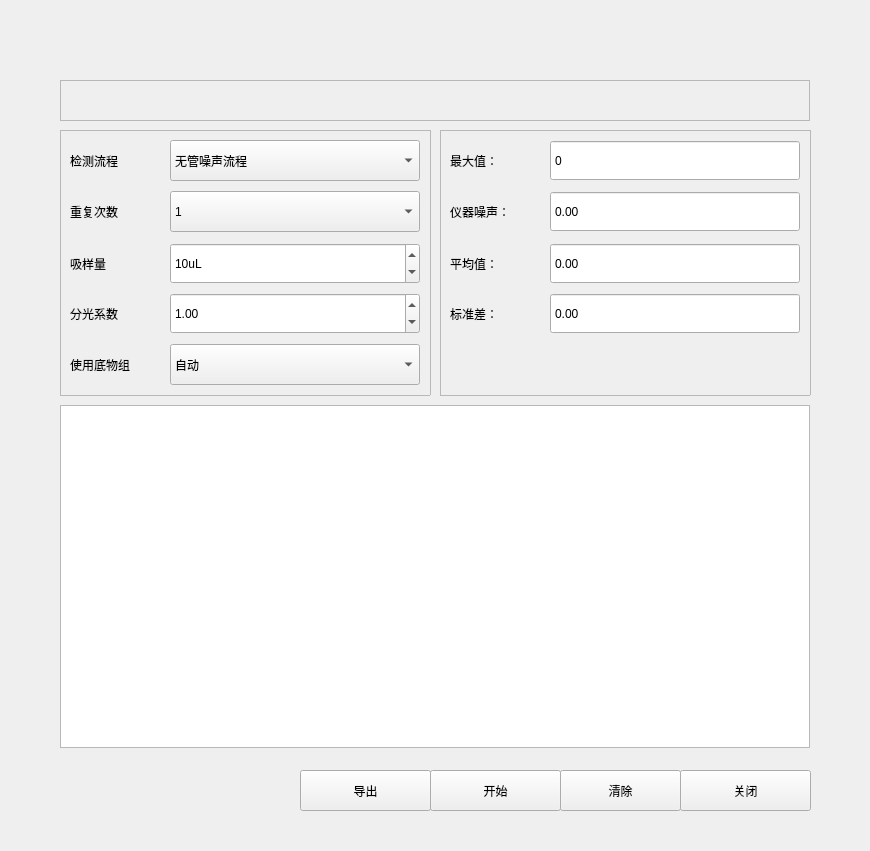
<?xml version="1.0" encoding="UTF-8"?>
<ui version="4.0">
 <class>QDetectModuleDebugDlg</class>
 <widget class="QWidget" name="QDetectModuleDebugDlg">
  <property name="geometry">
   <rect>
    <x>0</x>
    <y>0</y>
    <width>870</width>
    <height>851</height>
   </rect>
  </property>
  <property name="windowTitle">
   <string>QDetectModuleDebugDlg</string>
  </property>
  <widget class="QFrame" name="devListFrame">
   <property name="geometry">
    <rect>
     <x>60</x>
     <y>80</y>
     <width>750</width>
     <height>41</height>
    </rect>
   </property>
   <property name="minimumSize">
    <size>
     <width>0</width>
     <height>30</height>
    </size>
   </property>
   <property name="frameShape">
    <enum>QFrame::StyledPanel</enum>
   </property>
   <property name="frameShadow">
    <enum>QFrame::Raised</enum>
   </property>
  </widget>
  <widget class="QPushButton" name="clean_btn">
   <property name="geometry">
    <rect>
     <x>560</x>
     <y>770</y>
     <width>121</width>
     <height>41</height>
    </rect>
   </property>
   <property name="text">
    <string>清除</string>
   </property>
  </widget>
  <widget class="QPushButton" name="start_btn">
   <property name="geometry">
    <rect>
     <x>430</x>
     <y>770</y>
     <width>131</width>
     <height>41</height>
    </rect>
   </property>
   <property name="text">
    <string>开始</string>
   </property>
  </widget>
  <widget class="QPushButton" name="close_btn">
   <property name="geometry">
    <rect>
     <x>680</x>
     <y>770</y>
     <width>131</width>
     <height>41</height>
    </rect>
   </property>
   <property name="text">
    <string>关闭</string>
   </property>
  </widget>
  <widget class="QComboBox" name="comboBox_mode">
   <property name="geometry">
    <rect>
     <x>170</x>
     <y>140</y>
     <width>250</width>
     <height>41</height>
    </rect>
   </property>
   <property name="minimumSize">
    <size>
     <width>0</width>
     <height>41</height>
    </size>
   </property>
   <property name="maximumSize">
    <size>
     <width>16777215</width>
     <height>41</height>
    </size>
   </property>
   <item>
    <property name="text">
     <string>无管噪声流程</string>
    </property>
   </item>
   <item>
    <property name="text">
     <string>有管噪声流程</string>
    </property>
   </item>
   <item>
    <property name="text">
     <string>发光剂检测流程</string>
    </property>
   </item>
  </widget>
  <widget class="QLabel" name="label">
   <property name="geometry">
    <rect>
     <x>70</x>
     <y>140</y>
     <width>100</width>
     <height>41</height>
    </rect>
   </property>
   <property name="minimumSize">
    <size>
     <width>0</width>
     <height>41</height>
    </size>
   </property>
   <property name="maximumSize">
    <size>
     <width>16777215</width>
     <height>41</height>
    </size>
   </property>
   <property name="text">
    <string>检测流程</string>
   </property>
  </widget>
  <widget class="QSpinBox" name="spinBox_val">
   <property name="geometry">
    <rect>
     <x>170</x>
     <y>243</y>
     <width>250</width>
     <height>41</height>
    </rect>
   </property>
   <property name="minimumSize">
    <size>
     <width>0</width>
     <height>41</height>
    </size>
   </property>
   <property name="maximumSize">
    <size>
     <width>16777215</width>
     <height>41</height>
    </size>
   </property>
   <property name="suffix">
    <string>uL</string>
   </property>
   <property name="maximum">
    <number>99999999</number>
   </property>
   <property name="value">
    <number>10</number>
   </property>
  </widget>
  <widget class="QDoubleSpinBox" name="doubleSpinBox_AttenFactor">
   <property name="geometry">
    <rect>
     <x>170</x>
     <y>293</y>
     <width>250</width>
     <height>41</height>
    </rect>
   </property>
   <property name="minimumSize">
    <size>
     <width>0</width>
     <height>41</height>
    </size>
   </property>
   <property name="maximumSize">
    <size>
     <width>16777215</width>
     <height>41</height>
    </size>
   </property>
   <property name="maximum">
    <double>10000.000000000000000</double>
   </property>
   <property name="singleStep">
    <double>0.100000000000000</double>
   </property>
   <property name="value">
    <double>1.000000000000000</double>
   </property>
  </widget>
  <widget class="QLabel" name="label_2">
   <property name="geometry">
    <rect>
     <x>70</x>
     <y>191</y>
     <width>100</width>
     <height>41</height>
    </rect>
   </property>
   <property name="minimumSize">
    <size>
     <width>0</width>
     <height>41</height>
    </size>
   </property>
   <property name="maximumSize">
    <size>
     <width>16777215</width>
     <height>41</height>
    </size>
   </property>
   <property name="text">
    <string>重复次数</string>
   </property>
  </widget>
  <widget class="QLabel" name="label_5">
   <property name="geometry">
    <rect>
     <x>70</x>
     <y>243</y>
     <width>100</width>
     <height>41</height>
    </rect>
   </property>
   <property name="minimumSize">
    <size>
     <width>0</width>
     <height>41</height>
    </size>
   </property>
   <property name="maximumSize">
    <size>
     <width>16777215</width>
     <height>41</height>
    </size>
   </property>
   <property name="text">
    <string>吸样量</string>
   </property>
  </widget>
  <widget class="QLabel" name="label_7">
   <property name="geometry">
    <rect>
     <x>70</x>
     <y>344</y>
     <width>100</width>
     <height>41</height>
    </rect>
   </property>
   <property name="minimumSize">
    <size>
     <width>0</width>
     <height>41</height>
    </size>
   </property>
   <property name="maximumSize">
    <size>
     <width>16777215</width>
     <height>41</height>
    </size>
   </property>
   <property name="text">
    <string>使用底物组</string>
   </property>
  </widget>
  <widget class="QLabel" name="label_6">
   <property name="geometry">
    <rect>
     <x>70</x>
     <y>293</y>
     <width>100</width>
     <height>41</height>
    </rect>
   </property>
   <property name="minimumSize">
    <size>
     <width>0</width>
     <height>41</height>
    </size>
   </property>
   <property name="maximumSize">
    <size>
     <width>16777215</width>
     <height>41</height>
    </size>
   </property>
   <property name="text">
    <string>分光系数</string>
   </property>
  </widget>
  <widget class="QComboBox" name="comboBox_steps">
   <property name="geometry">
    <rect>
     <x>170</x>
     <y>191</y>
     <width>250</width>
     <height>41</height>
    </rect>
   </property>
   <property name="minimumSize">
    <size>
     <width>0</width>
     <height>41</height>
    </size>
   </property>
   <property name="maximumSize">
    <size>
     <width>16777215</width>
     <height>41</height>
    </size>
   </property>
   <item>
    <property name="text">
     <string>1</string>
    </property>
   </item>
   <item>
    <property name="text">
     <string>5</string>
    </property>
   </item>
   <item>
    <property name="text">
     <string>10</string>
    </property>
   </item>
   <item>
    <property name="text">
     <string>20</string>
    </property>
   </item>
   <item>
    <property name="text">
     <string>50</string>
    </property>
   </item>
   <item>
    <property name="text">
     <string>100</string>
    </property>
   </item>
  </widget>
  <widget class="QLabel" name="label_3">
   <property name="geometry">
    <rect>
     <x>450</x>
     <y>140</y>
     <width>100</width>
     <height>41</height>
    </rect>
   </property>
   <property name="minimumSize">
    <size>
     <width>0</width>
     <height>41</height>
    </size>
   </property>
   <property name="maximumSize">
    <size>
     <width>16777215</width>
     <height>41</height>
    </size>
   </property>
   <property name="text">
    <string>最大值：</string>
   </property>
  </widget>
  <widget class="QDoubleSpinBox" name="doubleSpinBox_avr">
   <property name="geometry">
    <rect>
     <x>550</x>
     <y>243</y>
     <width>250</width>
     <height>41</height>
    </rect>
   </property>
   <property name="minimumSize">
    <size>
     <width>0</width>
     <height>41</height>
    </size>
   </property>
   <property name="maximumSize">
    <size>
     <width>16777215</width>
     <height>41</height>
    </size>
   </property>
   <property name="readOnly">
    <bool>true</bool>
   </property>
   <property name="buttonSymbols">
    <enum>QAbstractSpinBox::NoButtons</enum>
   </property>
   <property name="maximum">
    <double>9999999999999999583119736832.000000000000000</double>
   </property>
  </widget>
  <widget class="QLabel" name="label_4">
   <property name="geometry">
    <rect>
     <x>450</x>
     <y>191</y>
     <width>100</width>
     <height>41</height>
    </rect>
   </property>
   <property name="minimumSize">
    <size>
     <width>0</width>
     <height>41</height>
    </size>
   </property>
   <property name="maximumSize">
    <size>
     <width>16777215</width>
     <height>41</height>
    </size>
   </property>
   <property name="text">
    <string>仪器噪声：</string>
   </property>
  </widget>
  <widget class="QDoubleSpinBox" name="doubleSpinBox_std_dev">
   <property name="geometry">
    <rect>
     <x>550</x>
     <y>293</y>
     <width>250</width>
     <height>41</height>
    </rect>
   </property>
   <property name="minimumSize">
    <size>
     <width>0</width>
     <height>41</height>
    </size>
   </property>
   <property name="maximumSize">
    <size>
     <width>16777215</width>
     <height>41</height>
    </size>
   </property>
   <property name="readOnly">
    <bool>true</bool>
   </property>
   <property name="buttonSymbols">
    <enum>QAbstractSpinBox::NoButtons</enum>
   </property>
   <property name="maximum">
    <double>9999999999999999583119736832.000000000000000</double>
   </property>
  </widget>
  <widget class="QDoubleSpinBox" name="doubleSpinBox_NS">
   <property name="geometry">
    <rect>
     <x>550</x>
     <y>191</y>
     <width>250</width>
     <height>41</height>
    </rect>
   </property>
   <property name="minimumSize">
    <size>
     <width>0</width>
     <height>41</height>
    </size>
   </property>
   <property name="maximumSize">
    <size>
     <width>16777215</width>
     <height>41</height>
    </size>
   </property>
   <property name="readOnly">
    <bool>true</bool>
   </property>
   <property name="buttonSymbols">
    <enum>QAbstractSpinBox::NoButtons</enum>
   </property>
   <property name="maximum">
    <double>99999999999999991433150857216.000000000000000</double>
   </property>
  </widget>
  <widget class="QDoubleSpinBox" name="doubleSpinBox_max">
   <property name="geometry">
    <rect>
     <x>550</x>
     <y>140</y>
     <width>250</width>
     <height>41</height>
    </rect>
   </property>
   <property name="minimumSize">
    <size>
     <width>0</width>
     <height>41</height>
    </size>
   </property>
   <property name="maximumSize">
    <size>
     <width>16777215</width>
     <height>41</height>
    </size>
   </property>
   <property name="readOnly">
    <bool>true</bool>
   </property>
   <property name="buttonSymbols">
    <enum>QAbstractSpinBox::NoButtons</enum>
   </property>
   <property name="decimals">
    <number>0</number>
   </property>
   <property name="maximum">
    <double>9999999999999999583119736832.000000000000000</double>
   </property>
  </widget>
  <widget class="QLabel" name="label_9">
   <property name="geometry">
    <rect>
     <x>450</x>
     <y>243</y>
     <width>100</width>
     <height>41</height>
    </rect>
   </property>
   <property name="minimumSize">
    <size>
     <width>0</width>
     <height>41</height>
    </size>
   </property>
   <property name="maximumSize">
    <size>
     <width>16777215</width>
     <height>41</height>
    </size>
   </property>
   <property name="text">
    <string>平均值：</string>
   </property>
  </widget>
  <widget class="QLabel" name="label_8">
   <property name="geometry">
    <rect>
     <x>450</x>
     <y>293</y>
     <width>100</width>
     <height>41</height>
    </rect>
   </property>
   <property name="minimumSize">
    <size>
     <width>0</width>
     <height>41</height>
    </size>
   </property>
   <property name="maximumSize">
    <size>
     <width>16777215</width>
     <height>41</height>
    </size>
   </property>
   <property name="text">
    <string>标准差：</string>
   </property>
  </widget>
  <widget class="QTextEdit" name="textEdit">
   <property name="geometry">
    <rect>
     <x>60</x>
     <y>405</y>
     <width>750</width>
     <height>343</height>
    </rect>
   </property>
   <property name="readOnly">
    <bool>false</bool>
   </property>
   <property name="html">
    <string>&lt;!DOCTYPE HTML PUBLIC &quot;-//W3C//DTD HTML 4.0//EN&quot; &quot;http://www.w3.org/TR/REC-html40/strict.dtd&quot;&gt;
&lt;html&gt;&lt;head&gt;&lt;meta name=&quot;qrichtext&quot; content=&quot;1&quot; /&gt;&lt;style type=&quot;text/css&quot;&gt;
p, li { white-space: pre-wrap; }
&lt;/style&gt;&lt;/head&gt;&lt;body style=&quot; font-family:'SimSun'; font-size:9pt; font-weight:400; font-style:normal;&quot;&gt;
&lt;p style=&quot;-qt-paragraph-type:empty; margin-top:0px; margin-bottom:0px; margin-left:0px; margin-right:0px; -qt-block-indent:0; text-indent:0px; font-size:18pt;&quot;&gt;&lt;br /&gt;&lt;/p&gt;&lt;/body&gt;&lt;/html&gt;</string>
   </property>
   <property name="textInteractionFlags">
    <set>Qt::TextEditorInteraction</set>
   </property>
  </widget>
  <widget class="QComboBox" name="comboBox_sub_group">
   <property name="geometry">
    <rect>
     <x>170</x>
     <y>344</y>
     <width>250</width>
     <height>41</height>
    </rect>
   </property>
   <property name="minimumSize">
    <size>
     <width>0</width>
     <height>41</height>
    </size>
   </property>
   <property name="maximumSize">
    <size>
     <width>16777215</width>
     <height>41</height>
    </size>
   </property>
   <item>
    <property name="text">
     <string>自动</string>
    </property>
   </item>
   <item>
    <property name="text">
     <string>底物组1</string>
    </property>
   </item>
   <item>
    <property name="text">
     <string>底物组2</string>
    </property>
   </item>
  </widget>
  <widget class="QFrame" name="line_v_3">
   <property name="geometry">
    <rect>
     <x>60</x>
     <y>130</y>
     <width>1</width>
     <height>265</height>
    </rect>
   </property>
   <property name="frameShape">
    <enum>QFrame::StyledPanel</enum>
   </property>
   <property name="frameShadow">
    <enum>QFrame::Raised</enum>
   </property>
   <property name="lines" stdset="0">
    <string notr="true">solid</string>
   </property>
  </widget>
  <widget class="QFrame" name="line_v_4">
   <property name="geometry">
    <rect>
     <x>430</x>
     <y>130</y>
     <width>1</width>
     <height>265</height>
    </rect>
   </property>
   <property name="frameShape">
    <enum>QFrame::StyledPanel</enum>
   </property>
   <property name="frameShadow">
    <enum>QFrame::Raised</enum>
   </property>
   <property name="lines" stdset="0">
    <string notr="true">solid</string>
   </property>
  </widget>
  <widget class="QFrame" name="line_h_1">
   <property name="geometry">
    <rect>
     <x>60</x>
     <y>130</y>
     <width>370</width>
     <height>1</height>
    </rect>
   </property>
   <property name="frameShape">
    <enum>QFrame::StyledPanel</enum>
   </property>
   <property name="frameShadow">
    <enum>QFrame::Raised</enum>
   </property>
   <property name="lines" stdset="0">
    <string notr="true">solid</string>
   </property>
  </widget>
  <widget class="QFrame" name="line_h_2">
   <property name="geometry">
    <rect>
     <x>60</x>
     <y>395</y>
     <width>370</width>
     <height>1</height>
    </rect>
   </property>
   <property name="frameShape">
    <enum>QFrame::StyledPanel</enum>
   </property>
   <property name="frameShadow">
    <enum>QFrame::Raised</enum>
   </property>
   <property name="lines" stdset="0">
    <string notr="true">solid</string>
   </property>
  </widget>
  <widget class="QFrame" name="line_v_5">
   <property name="geometry">
    <rect>
     <x>440</x>
     <y>130</y>
     <width>1</width>
     <height>265</height>
    </rect>
   </property>
   <property name="frameShape">
    <enum>QFrame::StyledPanel</enum>
   </property>
   <property name="frameShadow">
    <enum>QFrame::Raised</enum>
   </property>
   <property name="lines" stdset="0">
    <string notr="true">solid</string>
   </property>
  </widget>
  <widget class="QFrame" name="line_v_6">
   <property name="geometry">
    <rect>
     <x>810</x>
     <y>130</y>
     <width>1</width>
     <height>265</height>
    </rect>
   </property>
   <property name="frameShape">
    <enum>QFrame::StyledPanel</enum>
   </property>
   <property name="frameShadow">
    <enum>QFrame::Raised</enum>
   </property>
   <property name="lines" stdset="0">
    <string>solid</string>
   </property>
  </widget>
  <widget class="QFrame" name="line_h_3">
   <property name="geometry">
    <rect>
     <x>440</x>
     <y>395</y>
     <width>370</width>
     <height>1</height>
    </rect>
   </property>
   <property name="frameShape">
    <enum>QFrame::StyledPanel</enum>
   </property>
   <property name="frameShadow">
    <enum>QFrame::Raised</enum>
   </property>
   <property name="lines" stdset="0">
    <string notr="true">solid</string>
   </property>
  </widget>
  <widget class="QFrame" name="line_h_4">
   <property name="geometry">
    <rect>
     <x>440</x>
     <y>130</y>
     <width>370</width>
     <height>1</height>
    </rect>
   </property>
   <property name="frameShape">
    <enum>QFrame::StyledPanel</enum>
   </property>
   <property name="frameShadow">
    <enum>QFrame::Raised</enum>
   </property>
   <property name="lines" stdset="0">
    <string notr="true">solid</string>
   </property>
  </widget>
  <widget class="QPushButton" name="export_btn">
   <property name="geometry">
    <rect>
     <x>300</x>
     <y>770</y>
     <width>131</width>
     <height>41</height>
    </rect>
   </property>
   <property name="text">
    <string>导出</string>
   </property>
  </widget>
 </widget>
 <layoutdefault spacing="6" margin="11"/>
 <resources/>
 <connections/>
</ui>
